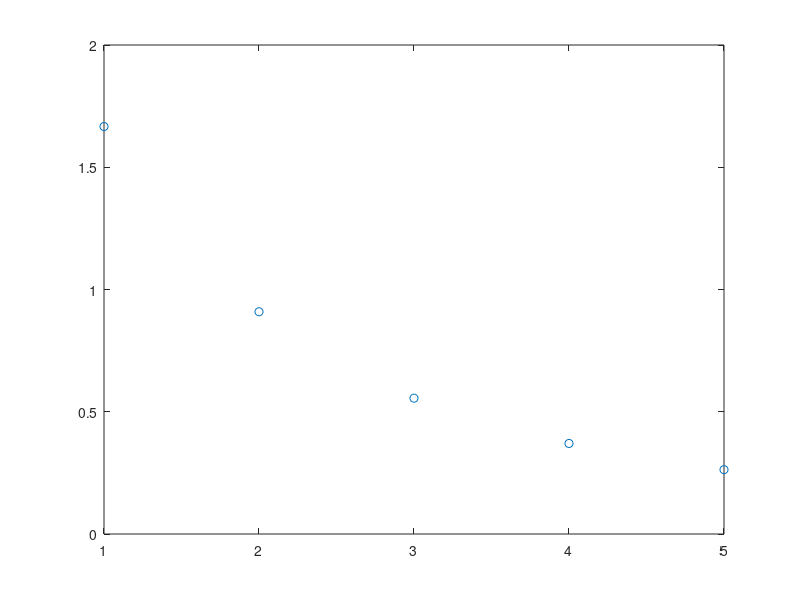

MATLAB code to generate this figure: (Note: this script raises an error after producing the figure.)
x=[1 
   2 
   3 
   4 
   5]

y=[1.6666 
    0.9090 
    0.5555
    0.3703
    0.26315]

plot (x,y,'o')

f1=@(x) x.^2
f2=@(x) x.^1
f3=@(x) x.^0

z=(1.0)./y %./ serve para fazer divisao elemento por elemento

F=@(x) [f1(x) f2(x) f3(x)] %f no formato de linha

k=ufrgs_ajuste(x,y,F)

a=k(1)
b=k(2)
c=k(3)

y=@(x) a*x^2+b*x+c

hold on
fplot (y,[0 5])